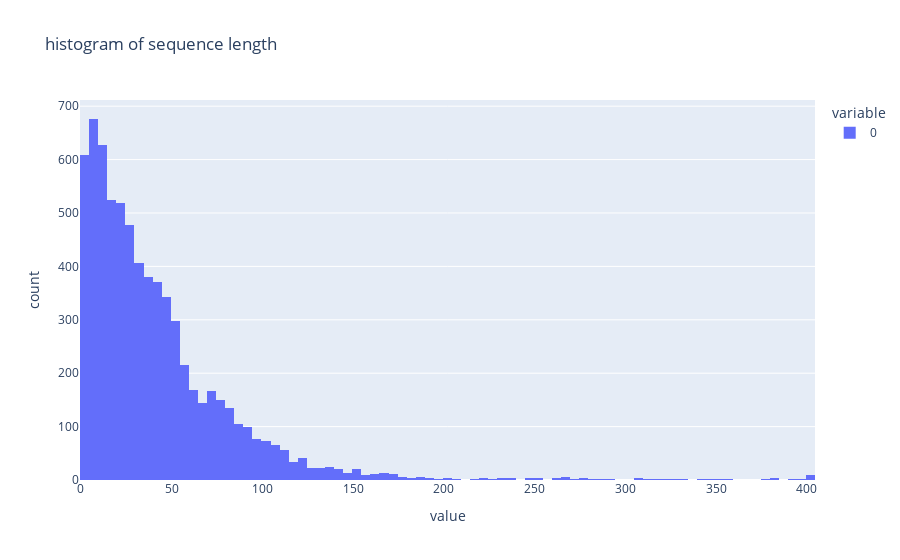
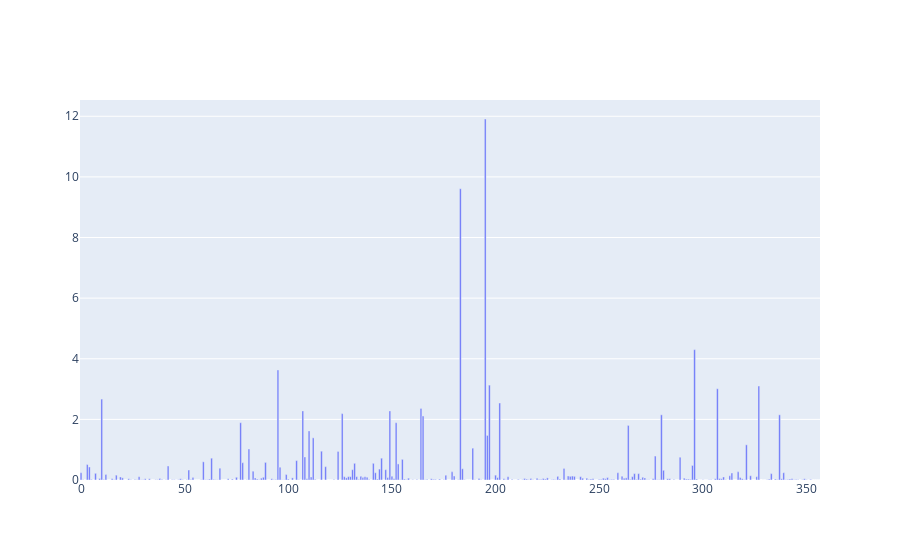

The cell these charts' notebook holds for them, in order:
### Markdown cell above
# Synthea Full

### Code cell
ADD_DATA = "C:\\DATA\\data\\processed\\synthea_full\\split0\\"
ADD_DATA = "/scratch/hokarami/new/synthea_full/split0/"
with open(ADD_DATA+'train.json') as f:
    data = json.load(f)

n_samples = len(data)
n_samples
l_seqs = [len(sample['events']) for sample in data]


px.histogram(l_seqs, title='histogram of sequence length')

list_events=[]

for i in range(n_samples):
    temp = [event['labels'] for event in data[i]['events']]
    list_events.extend(temp)
all_events = np.concatenate(list_events)

label, count = np.unique(all_events,return_counts=True)


temp = np.round(count/count.sum()*100,2)

go.Figure(go.Bar(x=label,y=temp))

print('biggest values')

label[np.argsort(temp)][-50:]
temp[np.argsort(temp)][-50:]

# label[temp<.025]

### Figure 1 — Plotly figure (JSON) as saved in the notebook; plotly's stock layout.template omitted (floating-point values rounded to 4 significant figures; data arrays with more than 128 entries replaced by an {"elided": "..."} marker saying what was removed)
{"data": [{"alignmentgroup": "True", "bingroup": "x", "hovertemplate": "variable=0<br>value=%{x}<br>count=%{y}<extra></extra>", "legendgroup": "0", "marker": {"color": "#636efa", "pattern": {"shape": ""}}, "name": "0", "offsetgroup": "0", "orientation": "v", "showlegend": true, "type": "histogram", "x": {"elided": "7016 int values"}, "xaxis": "x", "yaxis": "y"}], "layout": {"barmode": "relative", "legend": {"title": {"text": "variable"}, "tracegroupgap": 0}, "title": {"text": "histogram of sequence length"}, "xaxis": {"anchor": "y", "domain": [0, 1], "title": {"text": "value"}}, "yaxis": {"anchor": "x", "domain": [0, 1], "title": {"text": "count"}}}}

### Figure 2 — Plotly figure (JSON) as saved in the notebook; plotly's stock layout.template omitted (floating-point values rounded to 4 significant figures; data arrays with more than 128 entries replaced by an {"elided": "..."} marker saying what was removed)
{"data": [{"type": "bar", "x": {"elided": "351 int values"}, "y": {"elided": "351 float values"}}], "layout": {}}
